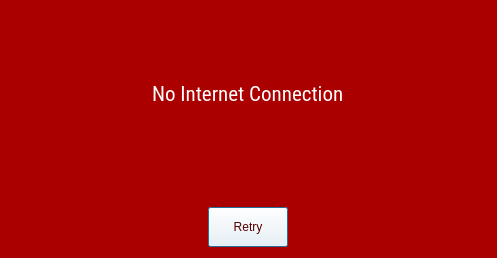
<?xml version="1.0" encoding="UTF-8"?>
<ui version="4.0">
 <class>NoInternetDialog</class>
 <widget class="QDialog" name="NoInternetDialog">
  <property name="geometry">
   <rect>
    <x>0</x>
    <y>0</y>
    <width>497</width>
    <height>258</height>
   </rect>
  </property>
  <property name="sizePolicy">
   <sizepolicy hsizetype="Expanding" vsizetype="Expanding">
    <horstretch>0</horstretch>
    <verstretch>0</verstretch>
   </sizepolicy>
  </property>
  <property name="windowTitle">
   <string>Dialog</string>
  </property>
  <property name="styleSheet">
   <string notr="true">background-color: rgb(170, 0, 0);</string>
  </property>
  <layout class="QVBoxLayout" name="verticalLayout">
   <item>
    <widget class="QFrame" name="verticalFrame">
     <property name="minimumSize">
      <size>
       <width>400</width>
       <height>0</height>
      </size>
     </property>
     <property name="maximumSize">
      <size>
       <width>747474</width>
       <height>200</height>
      </size>
     </property>
     <layout class="QVBoxLayout" name="verticalLayout_2">
      <item alignment="Qt::AlignHCenter">
       <widget class="QLabel" name="label">
        <property name="minimumSize">
         <size>
          <width>55</width>
          <height>55</height>
         </size>
        </property>
        <property name="maximumSize">
         <size>
          <width>55</width>
          <height>55</height>
         </size>
        </property>
        <property name="text">
         <string/>
        </property>
        <property name="pixmap">
         <pixmap resource="resources.qrc">:/piracy_warning</pixmap>
        </property>
       </widget>
      </item>
      <item alignment="Qt::AlignHCenter">
       <widget class="QLabel" name="message">
        <property name="maximumSize">
         <size>
          <width>83834</width>
          <height>737733</height>
         </size>
        </property>
        <property name="font">
         <font>
          <family>Roboto Condensed</family>
          <pointsize>16</pointsize>
         </font>
        </property>
        <property name="styleSheet">
         <string notr="true">color: rgb(255, 255, 255);</string>
        </property>
        <property name="text">
         <string>No Internet Connection</string>
        </property>
        <property name="alignment">
         <set>Qt::AlignLeading|Qt::AlignLeft|Qt::AlignTop</set>
        </property>
        <property name="wordWrap">
         <bool>true</bool>
        </property>
       </widget>
      </item>
     </layout>
    </widget>
   </item>
   <item alignment="Qt::AlignHCenter">
    <widget class="QPushButton" name="pushButton">
     <property name="maximumSize">
      <size>
       <width>150</width>
       <height>40</height>
      </size>
     </property>
     <property name="styleSheet">
      <string notr="true">background-color: rgb(255, 255, 255);
color: rgb(85, 0, 0);
font: 700 10pt &quot;Segoe UI&quot;;</string>
     </property>
     <property name="text">
      <string>Retry</string>
     </property>
    </widget>
   </item>
  </layout>
 </widget>
 <resources>
  <include location="resources.qrc"/>
 </resources>
 <connections/>
</ui>
